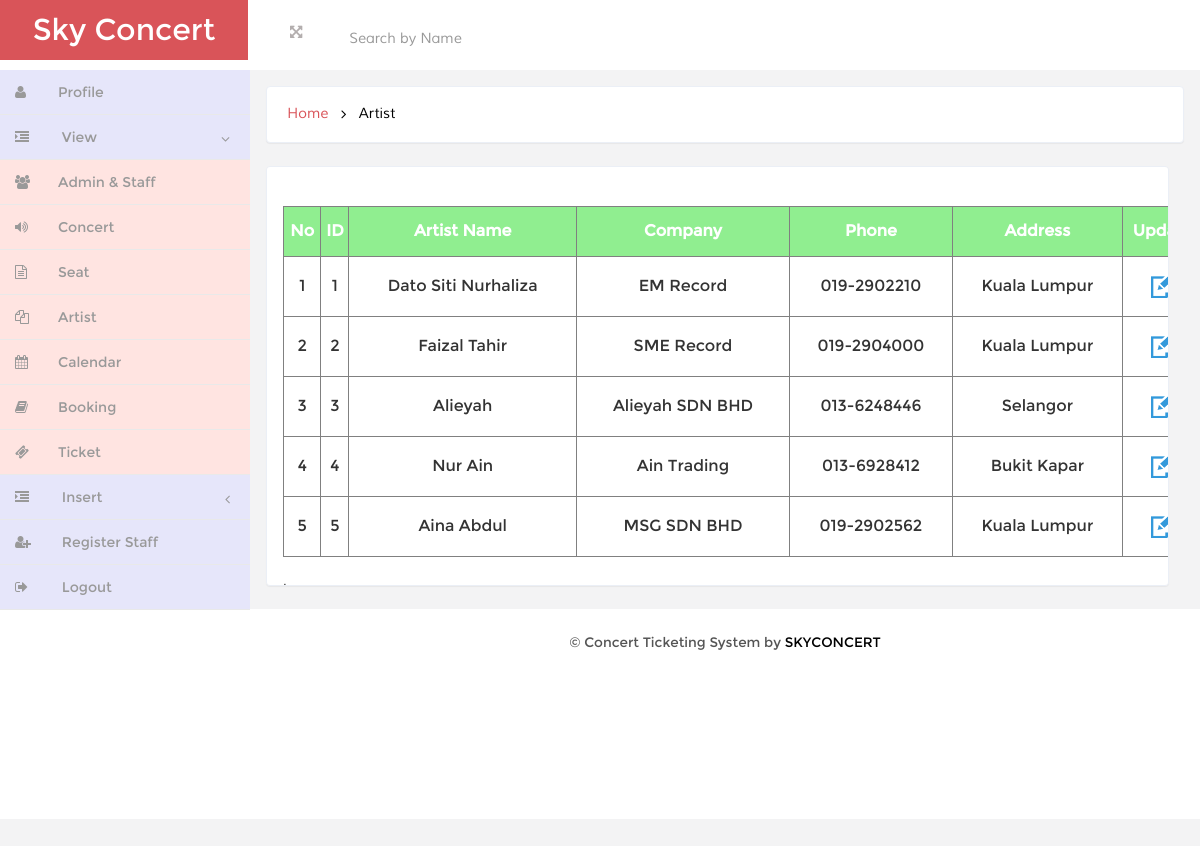
/admin/viewartist.php, run on the app's committed database.
### tables this page shows
CREATE TABLE `artist` (
  `aid` int(12) NOT NULL,
  `aname` varchar(100) NOT NULL,
  `company` varchar(100) NOT NULL,
  `phone` varchar(14) NOT NULL,
  `address` varchar(100) NOT NULL
);

### admin/viewartist.php (the view, shortened to what this page needs)
<!DOCTYPE HTML>
<html>
<head>
<link href="css/bootstrap.min.css" rel='stylesheet' type='text/css' />
<link href="css/style.css" rel='stylesheet' type='text/css' />
<link href="css/font-awesome.css" rel="stylesheet">
<link href="css/custom.css" rel="stylesheet">
</head>
<body>
<div id="wrapper">
        <nav class="navbar-default navbar-static-top" role="navigation">
             <div class="navbar-header">
               <h1> <a class="navbar-brand" href="index.html">Sky Concert</a></h1>
			   </div>
			 <div class=" border-bottom">
        	<div class="full-left">
        	  <section class="full-top">
				<button id="toggle"><i class="fa fa-arrows-alt"></i></button>
			</section>
			  <form class=" navbar-left-right">
			   <form action="allcategory.php" method="post" name="search" class="search-wrap">
			               <div class="form-group">
			                 <td> <input type="text" id="myInput" onkeyup="myFunction()" class="form-control search" placeholder="Search by Name">
								</td>
			               </div>
			            </form>
            </form>
    <div class="clearfix"> </div>
           </div>
			<div class="clearfix">
     </div>
		    <div class="navbar-default sidebar" role="navigation">
                <div class="sidebar-nav navbar-collapse">
                <ul class="nav" id="side-menu">
                    <li>
                        <a href="viewprofile.php" class=" hvr-bounce-to-right" style="background-color:#E6E6FA"><i class="fa fa-user nav_icon "></i><span class="nav-label">Profile</span> </a>
                    </li>
                    <li>
                        <a href="#" class=" hvr-bounce-to-right" style="background-color:#E6E6FA"><i class="fa fa-indent nav_icon"></i> <span class="nav-label">View</span><span class="fa arrow"></span></a>
                        <ul class="nav nav-second-level">
							<li><a href="viewdata.php" class=" hvr-bounce-to-right" style="background-color:#FFE4E1"><i class="fa fa-users nav_icon"></i>Admin & Staff</a></li>
							<li><a href="viewconcert.php" class=" hvr-bounce-to-right" style="background-color:#FFE4E1"><i class="fa fa-volume-up nav_icon"></i>Concert</a></li>
							<li><a href="viewseat.php" class=" hvr-bounce-to-right" style="background-color:#FFE4E1"><i class="fa fa-file-text-o nav_icon"></i>Seat</a></li>
							<li><a href="viewartist.php" class=" hvr-bounce-to-right" style="background-color:#FFE4E1"> <i class="fa fa-copy nav_icon"></i>Artist</a></li>
                            <li><a href="calendar.php" class=" hvr-bounce-to-right" style="background-color:#FFE4E1"> <i class="fa fa-calendar nav_icon"></i>Calendar</a></li>
                            <li><a href="viewbooking.php" class=" hvr-bounce-to-right" style="background-color:#FFE4E1"><i class="fa fa-book nav_icon"></i>Booking</a></li>
							<li><a href="viewticket.php" class=" hvr-bounce-to-right" style="background-color:#FFE4E1"><i class="fa fa-ticket nav_icon"></i>Ticket</a></li>
					   </ul>
                    </li>
					<li>
                        <a href="#" class=" hvr-bounce-to-right" style="background-color:#E6E6FA"><i class="fa fa-indent nav_icon"></i> <span class="nav-label">Insert</span><span class="fa arrow"></span></a>
                    </li>
					 <li>
                        <a href="signup.html" class=" hvr-bounce-to-right" style="background-color:#E6E6FA"><i class="fa fa-user-plus nav_icon" ></i> <span class="nav-label">Register Staff</span> </a>
                    </li>
					 <li>
                        <a href="logout.php" class=" hvr-bounce-to-right" style="background-color:#E6E6FA"><i class="fa fa-sign-out nav_icon" ></i> <span class="nav-label">Logout</span> </a>
                    </li>
                </ul>
            </div>
			</div>
        </nav>
		 <div id="page-wrapper" class="gray-bg dashbard-1">
       <div class="content-main">
		   <div class="banner">
		    	<h2>
				<a href="index.html">Home</a>
				<i class="fa fa-angle-right"></i>
				<span>Artist</span>
				</h2>
		    </div>
	<br>
	<div class="banner" style="width: 95%;overflow: auto; height: 420px;">
	<br>
	<table border="1" align="center" width="1000" id="seat" color="#fff2e6">
		<tr>
		<th height="50" style="text-align:center; background-color:#90EE90"><font color="white">No</font></th>
		<th height="50" style="text-align:center; background-color:	#90EE90"><font color="white">ID</font></th>
		<th style="text-align:center; background-color:#90EE90"><font color="white">Artist Name</font></th>
		<th style="text-align:center; background-color:#90EE90"><font color="white">Company</font></th>
		<th style="text-align:center; background-color:#90EE90"><font color="white">Phone</font></th>
		<th style="text-align:center; background-color:#90EE90"><font color="white">Address</font></th>
		<th style="text-align:center; background-color:#90EE90"><font color="white">Update</font></th>
		</tr>
<?php
	$sql = "SELECT * FROM ARTIST";
	$count=1;
	$result = mysql_query($sql);
	while($row = mysql_fetch_assoc($result))
	{
        Print '<tr align="center" color="#fff2e6">
				  <td height="60">'.$count.'</td>
                  <td height="60">'.$row['aid'].'</td>
                  <td>'.$row['aname'].'</td>
				  <td>'.$row['company'].'</td>
				  <td>'.$row['phone'].'</td>
				  <td>'.$row['address'].'</td>
				  <td width="80"><a href="editartist.php?aid='.$row['aid'].'"><img src="images/edit.jpg" width="23" height="23"></a></td>
                  <td width="80"><a href="deleteartist.php?aid='.$row['aid'].'"><img src="images/delete.jpg" width="23" height="23"></a></td>
				</tr>';
				$count=$count+1;
	}
echo "</table>";
?>
</div>
<br>
<div class="copy">
          <p> &copy; Concert Ticketing System by <a href="" target="_blank">SKYCONCERT</a> </p>
		</div>
		</div>
       </div>
</body>
</html>

### admin/css/style.css (style rules this page uses)
h4, h5, h6, h1, h2, h3 { margin: 0; }
ul, ol { margin: 0;padding: 0; }
p { margin: 0; }
html, body { font-family:'Montserrat-Regular'; font-size: 100%; background:#F3F3F4; overflow-x: hidden; }
body a { transition:0.5s all; -webkit-transition:0.5s all; -moz-transition:0.5s all; -o-transition:0.5s all; -ms-transition:0.5s all; }
div#wrapper { background-color: #fff; }
.navbar-default.sidebar { background-color: #fff; }
h1 a.navbar-brand { color: #fff !important; font-size: 30px; font-weight: 500; padding: 20px 0px; background: #d95459; text-align: center; width:248px; height: 60px; }
i.nav_icon { color: #fff; margin-right:6px; }
.sidebar ul li a { color: #999; font-size:14px; }
.hvr-bounce-to-right { display: inline-block; vertical-align: middle; -webkit-transform: translateZ(0); transform: translateZ(0); box-shadow: 0 0 1px rgba(0, 0, 0, 0); -webkit-backface-visibility: hidden; backface-visibility: hidden; -moz-osx-font-smoothing: grayscale; position: relative; -webkit-transition-property: color; transition-property: color; -webkit-transition-duration: 0.5s; transition-duration: 0.5s; }
.hvr-bounce-to-right:before { content: ""; position: absolute; z-index: -1; top: 0; left: 0; right: 80%; bottom: 0; background:#7f8c8d; -webkit-transform: scaleX(0); transform: scaleX(0); -webkit-transform-origin: 0 50%; transform-origin: 0 50%; -webkit-transition-property: transform; transition-property: transform; -webkit-transition-duration: 0.5s; transition-duration: 0.5s; -webkit-transition-timing-function: ease-out; transition-timing-function: ease-out; }
.nav > li > a { color: #999; font-weight:500; padding: 0px 20px 0px 0px; font-size: 0.85em; border-bottom: 1px solid #E9E9E9; }
.nav > li > a i { margin-right: 14px; }
i.nav_icon { color: #999; padding: 15px; width: 44px; height: 44px; }
span.fa.arrow { margin-top: 17px; }
@media (min-width: 768px) { #page-wrapper { position: inherit; margin: 0 0 0 240px; min-height: 1000px; } }
.content-main { background-color: #F3F3F4; padding-top: 1em; }
.full-top { float:left; }
.navbar-left-right { float: left; margin-left: 6%; }
.border-bottom { background-color: #fff; }
.full-left { float: left; width: 40%; margin-left: 3%; margin-top: 1.3em; }
.full-left button { background: none; border: none; outline: none; color: #B3AEAE; font-size: 0.9em; }
.navbar-left-right input[type="text"] { background: none; border: none; outline: none; color:#B3AEAE; font-size: 0.9em; }
.banner { background: #fff; display: block; margin: 0em 1em ; padding:1em; border: 1px solid #ebeff6; border-color: #ebeff6; border-radius: 4px; -webkit-border-radius: 4px; -o-border-radius: 4px; -moz-border-radius: 4px; -ms-border-radius: 4px; -webkit-box-shadow: 0 1px 1px rgba(0,0,0,.05); box-shadow: 0 1px 1px rgba(0,0,0,.05); }
.banner h2 { font-size:0.9em; }
.banner h2 a { color:#D95459; text-decoration:none; font-family: 'Muli-Regular'; padding:0.3em ; }
.banner h2 span { color:#000; font-family: 'Muli-Regular'; padding:0.3em ; }
.banner h2 i { color:#000; vertical-align:middle; padding:0.3em ; }
.form-control { box-shadow: none; outline: none; border-radius: 0px; font-family: 'Muli-Regular'; }
.copy { background:#fff; text-align:center; padding:1.5em 0; }
.copy p, .copy-right p { font-size:0.85em; color:#555; }
.copy p a, .copy-right p a { color:#000; }

### admin/css/custom.css (style rules this page uses)
#wrapper { width: 100%; }
#page-wrapper { min-height: 568px; }
@media (min-width:768px) { #page-wrapper { position: inherit; margin: 0 0 0 250px; } }
.sidebar .sidebar-nav.navbar-collapse { padding-right: 0; padding-left: 0; }
.sidebar .arrow { float: right; }
.sidebar .fa.arrow:before { content: "\f104"; }
.sidebar .active>a>.fa.arrow:before { content: "\f107"; }
.sidebar .nav-second-level li, .sidebar .nav-third-level li { border-bottom: 0!important; }
@media (min-width:768px) { .sidebar { z-index: 1; position: absolute; width: 250px; } }

### data on the page
artist: aid "1", aname "Dato Siti Nurhaliza", company "EM Record", phone "019-2902210", address "Kuala Lumpur"
artist: aid "2", aname "Faizal Tahir", company "SME Record", phone "019-2904000", address "Kuala Lumpur"
artist: aid "3", aname "Alieyah", company "Alieyah SDN BHD", phone "013-6248446", address "Selangor"
artist: aid "4", aname "Nur Ain", company "Ain Trading", phone "013-6928412", address "Bukit Kapar"
artist: aid "5", aname "Aina Abdul", company "MSG SDN BHD", phone "019-2902562", address "Kuala Lumpur"
